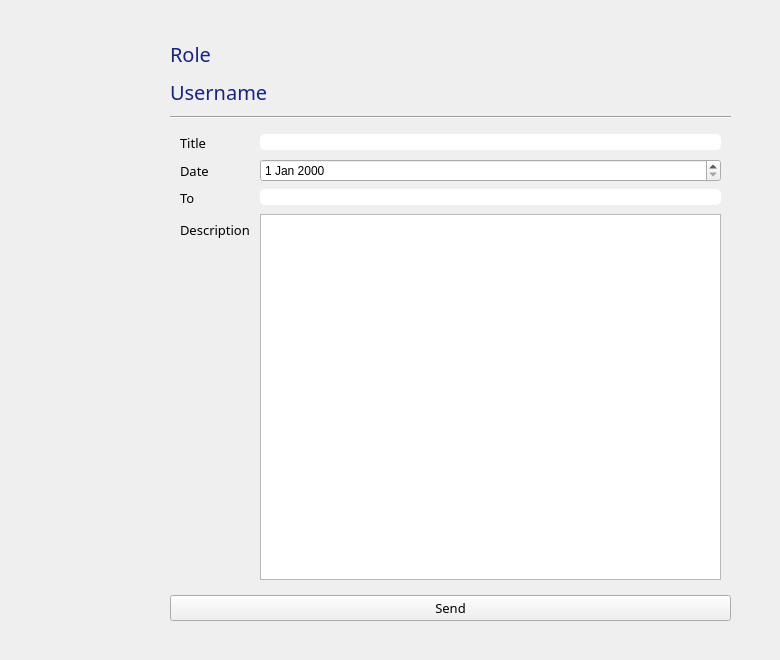
    <widget class="QWidget" name="DoctorComposePage">
     <widget class="QWidget" name="verticalLayoutWidget_6">
      <property name="geometry">
       <rect>
        <x>130</x>
        <y>10</y>
        <width>641</width>
        <height>641</height>
       </rect>
      </property>
      <layout class="QVBoxLayout" name="DoctorComposePageLayout">
       <property name="spacing">
        <number>10</number>
       </property>
       <property name="leftMargin">
        <number>40</number>
       </property>
       <property name="topMargin">
        <number>30</number>
       </property>
       <property name="rightMargin">
        <number>40</number>
       </property>
       <property name="bottomMargin">
        <number>30</number>
       </property>
       <item>
        <widget class="QLabel" name="DoctorComposePageRoleLabel">
         <property name="font">
          <font>
           <family>Rockwell</family>
           <pointsize>15</pointsize>
          </font>
         </property>
         <property name="styleSheet">
          <string notr="true">color: #1a237e;
</string>
         </property>
         <property name="text">
          <string>Role</string>
         </property>
        </widget>
       </item>
       <item>
        <widget class="QLabel" name="DoctorComposePageUsernameLabel">
         <property name="font">
          <font>
           <family>Rockwell</family>
           <pointsize>15</pointsize>
          </font>
         </property>
         <property name="styleSheet">
          <string notr="true">color: #1a237e;
</string>
         </property>
         <property name="text">
          <string>Username</string>
         </property>
        </widget>
       </item>
       <item>
        <widget class="Line" name="DoctorComposePageLine">
         <property name="orientation">
          <enum>Qt::Horizontal</enum>
         </property>
        </widget>
       </item>
       <item>
        <layout class="QFormLayout" name="DoctorComposePageFormLayout">
         <property name="verticalSpacing">
          <number>7</number>
         </property>
         <property name="leftMargin">
          <number>10</number>
         </property>
         <property name="topMargin">
          <number>5</number>
         </property>
         <property name="rightMargin">
          <number>10</number>
         </property>
         <property name="bottomMargin">
          <number>5</number>
         </property>
         <item row="0" column="0">
          <widget class="QLabel" name="DoctorComposePageLabel">
           <property name="font">
            <font>
             <family>Rockwell</family>
             <pointsize>10</pointsize>
            </font>
           </property>
           <property name="styleSheet">
            <string notr="true">color: #1a237e;\n</string>
           </property>
           <property name="text">
            <string>Title</string>
           </property>
          </widget>
         </item>
         <item row="1" column="0">
          <widget class="QLabel" name="DoctorComposePageLabel1">
           <property name="font">
            <font>
             <family>Rockwell</family>
             <pointsize>10</pointsize>
            </font>
           </property>
           <property name="styleSheet">
            <string notr="true">color: #1a237e;\n</string>
           </property>
           <property name="text">
            <string>Date</string>
           </property>
          </widget>
         </item>
         <item row="2" column="0">
          <widget class="QLabel" name="DoctorComposePageLabel2">
           <property name="font">
            <font>
             <family>Rockwell</family>
             <pointsize>10</pointsize>
            </font>
           </property>
           <property name="styleSheet">
            <string notr="true">color: #1a237e;\n</string>
           </property>
           <property name="text">
            <string>To</string>
           </property>
          </widget>
         </item>
         <item row="3" column="0">
          <widget class="QLabel" name="DoctorComposePageLabel3">
           <property name="font">
            <font>
             <family>Rockwell</family>
             <pointsize>10</pointsize>
            </font>
           </property>
           <property name="styleSheet">
            <string notr="true">color: #1a237e;\n</string>
           </property>
           <property name="text">
            <string>Description</string>
           </property>
          </widget>
         </item>
         <item row="0" column="1">
          <widget class="QLineEdit" name="DoctorComposePageTitleLineEdit">
           <property name="styleSheet">
            <string notr="true">border:none;
border-radius:5;
</string>
           </property>
          </widget>
         </item>
         <item row="1" column="1">
          <widget class="QDateEdit" name="DoctorComposePageDateEdit"/>
         </item>
         <item row="2" column="1">
          <widget class="QLineEdit" name="DoctorComposePageToLineEdit">
           <property name="styleSheet">
            <string notr="true">border:none;
border-radius:5;
</string>
           </property>
          </widget>
         </item>
         <item row="3" column="1">
          <widget class="QTextEdit" name="DoctorComposePageDescriptionTextEdit"/>
         </item>
        </layout>
       </item>
       <item>
        <widget class="QPushButton" name="DoctorComposePageSendButton">
         <property name="font">
          <font>
           <family>Rockwell</family>
           <pointsize>10</pointsize>
          </font>
         </property>
         <property name="text">
          <string>Send</string>
         </property>
        </widget>
       </item>
      </layout>
     </widget>
    </widget>
